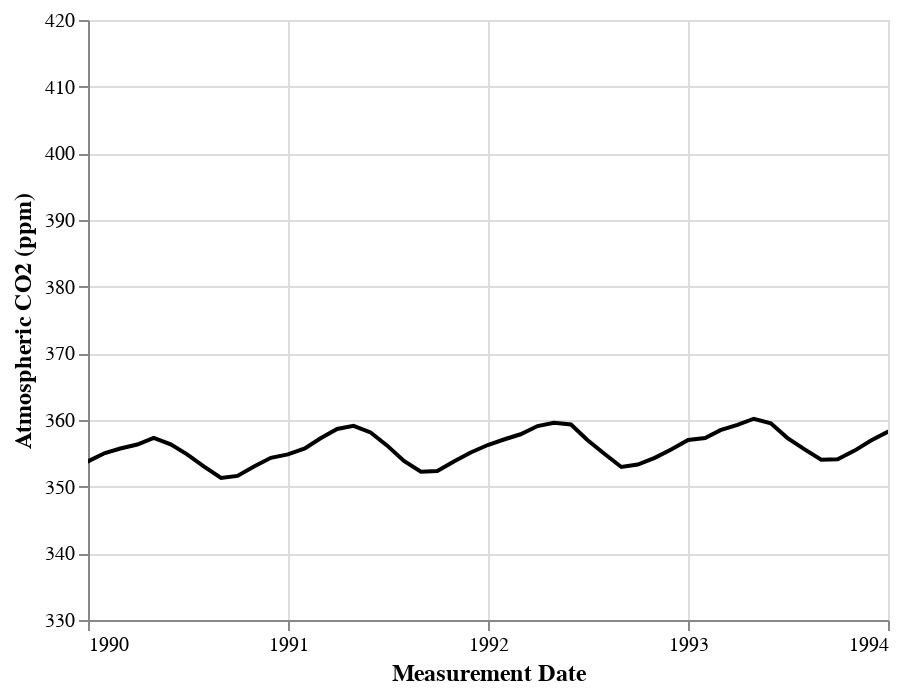

This figure's notebook cell:
### Code cell
glue('co2_line_scale', co2_line_scale, display=False)

### Figure 1 — Vega-Lite specification as saved in the notebook (floating-point values rounded to 4 significant figures; data arrays with more than 128 entries replaced by an {"elided": "..."} marker saying what was removed)
{"config": {"view": {"continuousWidth": 400, "continuousHeight": 300}, "axis": {"titleFontSize": 12}}, "data": {"name": "data-ecfc281786dd23148efa483af3159f83"}, "mark": {"type": "line", "clip": true, "color": "black"}, "encoding": {"x": {"axis": {"tickCount": 4}, "field": "date_measured", "scale": {"domain": ["1990", "1994"]}, "title": "Measurement Date", "type": "temporal"}, "y": {"field": "ppm", "scale": {"zero": false}, "title": "Atmospheric CO2 (ppm)", "type": "quantitative"}}, "$schema": "https://vega.github.io/schema/vega-lite/v4.17.0.json", "datasets": {"data-ecfc281786dd23148efa483af3159f83": {"elided": "484 records"}}}
